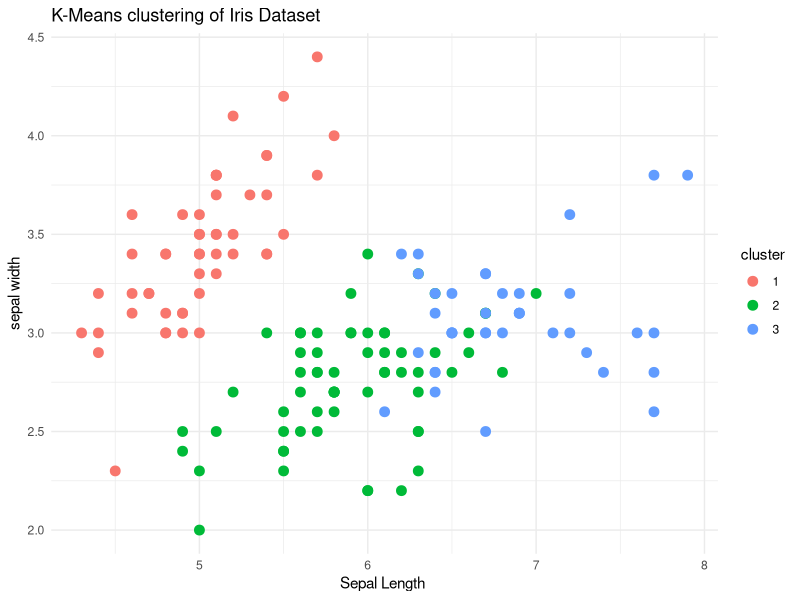

Here is the R script that generated this plot:
library(ggplot2)
iris_data <- iris[,-5]

# apply k - means 
set.seed(123)
# perform k - means 
kmeans_result <- kmeans(iris_data , centers = 3 , nstart = 25)

# visualize the cluster

iris$cluster <- as.factor(kmeans_result$cluster)


View(iris)

# scatter plot of clusters 
ggplot(iris,aes(x = Sepal.Length, y = Sepal.Width , colour = cluster)) + 
  geom_point(size = 3 ) + 
  labs(
    title = 'K-Means clustering of Iris Dataset',
    x = 'Sepal Length ',
    y = "sepal width"
      ) + 
  theme_minimal()










